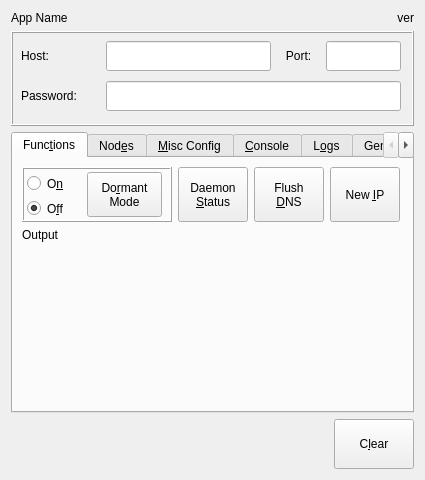
<?xml version="1.0" encoding="UTF-8"?>
<ui version="4.0">
 <class>main_tor_util</class>
 <widget class="QWidget" name="main_tor_util">
  <property name="geometry">
   <rect>
    <x>0</x>
    <y>0</y>
    <width>425</width>
    <height>480</height>
   </rect>
  </property>
  <property name="sizePolicy">
   <sizepolicy hsizetype="Expanding" vsizetype="Expanding">
    <horstretch>0</horstretch>
    <verstretch>0</verstretch>
   </sizepolicy>
  </property>
  <property name="minimumSize">
   <size>
    <width>425</width>
    <height>460</height>
   </size>
  </property>
  <property name="focusPolicy">
   <enum>Qt::StrongFocus</enum>
  </property>
  <property name="windowTitle">
   <string>TOR(The Onion Router) Utility</string>
  </property>
  <layout class="QGridLayout" name="gridLayout_3">
   <item row="0" column="1">
    <widget class="QLabel" name="label_version">
     <property name="text">
      <string>ver</string>
     </property>
     <property name="alignment">
      <set>Qt::AlignRight|Qt::AlignTrailing|Qt::AlignVCenter</set>
     </property>
    </widget>
   </item>
   <item row="3" column="1">
    <widget class="QPushButton" name="button_clear">
     <property name="sizePolicy">
      <sizepolicy hsizetype="Fixed" vsizetype="Fixed">
       <horstretch>0</horstretch>
       <verstretch>0</verstretch>
      </sizepolicy>
     </property>
     <property name="minimumSize">
      <size>
       <width>0</width>
       <height>50</height>
      </size>
     </property>
     <property name="cursor">
      <cursorShape>PointingHandCursor</cursorShape>
     </property>
     <property name="toolTip">
      <string>Clear Outputs</string>
     </property>
     <property name="text">
      <string>C&amp;lear</string>
     </property>
     <property name="icon">
      <iconset resource="../tor-util.qrc">
       <normaloff>:/action_buttons/application_buttons/clean-75.png</normaloff>:/action_buttons/application_buttons/clean-75.png</iconset>
     </property>
     <property name="flat">
      <bool>false</bool>
     </property>
    </widget>
   </item>
   <item row="0" column="0">
    <widget class="QLabel" name="label_name">
     <property name="text">
      <string>App Name</string>
     </property>
    </widget>
   </item>
   <item row="1" column="0" colspan="2">
    <widget class="QFrame" name="frame_config">
     <property name="minimumSize">
      <size>
       <width>0</width>
       <height>95</height>
      </size>
     </property>
     <property name="frameShape">
      <enum>QFrame::Box</enum>
     </property>
     <property name="frameShadow">
      <enum>QFrame::Raised</enum>
     </property>
     <widget class="QLineEdit" name="text_password_send">
      <property name="geometry">
       <rect>
        <x>95</x>
        <y>50</y>
        <width>295</width>
        <height>30</height>
       </rect>
      </property>
      <property name="toolTip">
       <string>Optional: TOR API Password. Omitted if Blank</string>
      </property>
      <property name="inputMethodHints">
       <set>Qt::ImhHiddenText|Qt::ImhNoAutoUppercase|Qt::ImhNoPredictiveText|Qt::ImhSensitiveData</set>
      </property>
      <property name="inputMask">
       <string/>
      </property>
      <property name="maxLength">
       <number>32767</number>
      </property>
      <property name="echoMode">
       <enum>QLineEdit::Password</enum>
      </property>
     </widget>
     <widget class="QLineEdit" name="text_host_send">
      <property name="geometry">
       <rect>
        <x>95</x>
        <y>10</y>
        <width>165</width>
        <height>30</height>
       </rect>
      </property>
      <property name="toolTip">
       <string>Address of TOR daemon</string>
      </property>
      <property name="inputMethodHints">
       <set>Qt::ImhNoAutoUppercase</set>
      </property>
      <property name="text">
       <string/>
      </property>
      <property name="maxLength">
       <number>64</number>
      </property>
      <property name="cursorPosition">
       <number>0</number>
      </property>
     </widget>
     <widget class="QLabel" name="label_host_send">
      <property name="geometry">
       <rect>
        <x>10</x>
        <y>10</y>
        <width>40</width>
        <height>30</height>
       </rect>
      </property>
      <property name="toolTip">
       <string>Address of TOR daemon</string>
      </property>
      <property name="text">
       <string>Host:</string>
      </property>
      <property name="alignment">
       <set>Qt::AlignLeading|Qt::AlignLeft|Qt::AlignVCenter</set>
      </property>
     </widget>
     <widget class="QLabel" name="label_port_send">
      <property name="geometry">
       <rect>
        <x>270</x>
        <y>10</y>
        <width>35</width>
        <height>30</height>
       </rect>
      </property>
      <property name="toolTip">
       <string>Port of TOR daemon</string>
      </property>
      <property name="text">
       <string>Port:</string>
      </property>
      <property name="alignment">
       <set>Qt::AlignCenter</set>
      </property>
     </widget>
     <widget class="QLineEdit" name="text_port_send">
      <property name="geometry">
       <rect>
        <x>315</x>
        <y>10</y>
        <width>75</width>
        <height>30</height>
       </rect>
      </property>
      <property name="toolTip">
       <string>Port of TOR daemon</string>
      </property>
      <property name="inputMethodHints">
       <set>Qt::ImhDigitsOnly|Qt::ImhPreferNumbers</set>
      </property>
      <property name="inputMask">
       <string notr="true">99999</string>
      </property>
      <property name="maxLength">
       <number>5</number>
      </property>
     </widget>
     <widget class="QLabel" name="label_password_send">
      <property name="geometry">
       <rect>
        <x>10</x>
        <y>50</y>
        <width>75</width>
        <height>30</height>
       </rect>
      </property>
      <property name="toolTip">
       <string>Optional: TOR API Password. Omitted if Blank</string>
      </property>
      <property name="text">
       <string>Password:</string>
      </property>
     </widget>
    </widget>
   </item>
   <item row="2" column="0" colspan="2">
    <widget class="QTabWidget" name="tabwidget_main">
     <property name="sizePolicy">
      <sizepolicy hsizetype="Expanding" vsizetype="Expanding">
       <horstretch>0</horstretch>
       <verstretch>0</verstretch>
      </sizepolicy>
     </property>
     <property name="focusPolicy">
      <enum>Qt::ClickFocus</enum>
     </property>
     <property name="toolTip">
      <string/>
     </property>
     <property name="tabPosition">
      <enum>QTabWidget::North</enum>
     </property>
     <property name="tabShape">
      <enum>QTabWidget::Rounded</enum>
     </property>
     <property name="currentIndex">
      <number>0</number>
     </property>
     <widget class="QWidget" name="tab_functions">
      <property name="toolTip">
       <string>Send API Commands to TOR Router over network</string>
      </property>
      <attribute name="title">
       <string>Func&amp;tions</string>
      </attribute>
      <layout class="QGridLayout" name="gridLayout">
       <item row="0" column="2">
        <widget class="QPushButton" name="button_flush_dns">
         <property name="sizePolicy">
          <sizepolicy hsizetype="Fixed" vsizetype="Fixed">
           <horstretch>0</horstretch>
           <verstretch>0</verstretch>
          </sizepolicy>
         </property>
         <property name="minimumSize">
          <size>
           <width>0</width>
           <height>55</height>
          </size>
         </property>
         <property name="maximumSize">
          <size>
           <width>70</width>
           <height>16777215</height>
          </size>
         </property>
         <property name="cursor">
          <cursorShape>PointingHandCursor</cursorShape>
         </property>
         <property name="text">
          <string>Flush
&amp;DNS</string>
         </property>
        </widget>
       </item>
       <item row="0" column="3">
        <widget class="QPushButton" name="button_new_ip">
         <property name="sizePolicy">
          <sizepolicy hsizetype="Fixed" vsizetype="Fixed">
           <horstretch>0</horstretch>
           <verstretch>0</verstretch>
          </sizepolicy>
         </property>
         <property name="minimumSize">
          <size>
           <width>0</width>
           <height>55</height>
          </size>
         </property>
         <property name="maximumSize">
          <size>
           <width>70</width>
           <height>16777215</height>
          </size>
         </property>
         <property name="cursor">
          <cursorShape>PointingHandCursor</cursorShape>
         </property>
         <property name="toolTip">
          <string>Execute Command</string>
         </property>
         <property name="text">
          <string>New &amp;IP</string>
         </property>
        </widget>
       </item>
       <item row="0" column="0">
        <widget class="QFrame" name="frame_dormant_mode">
         <property name="sizePolicy">
          <sizepolicy hsizetype="Fixed" vsizetype="Fixed">
           <horstretch>0</horstretch>
           <verstretch>0</verstretch>
          </sizepolicy>
         </property>
         <property name="minimumSize">
          <size>
           <width>145</width>
           <height>55</height>
          </size>
         </property>
         <property name="maximumSize">
          <size>
           <width>150</width>
           <height>16777215</height>
          </size>
         </property>
         <property name="frameShape">
          <enum>QFrame::Box</enum>
         </property>
         <property name="frameShadow">
          <enum>QFrame::Raised</enum>
         </property>
         <widget class="QRadioButton" name="radio_dormant_on">
          <property name="geometry">
           <rect>
            <x>5</x>
            <y>5</y>
            <width>50</width>
            <height>23</height>
           </rect>
          </property>
          <property name="text">
           <string>O&amp;n</string>
          </property>
         </widget>
         <widget class="QRadioButton" name="radio_dormant_off">
          <property name="geometry">
           <rect>
            <x>5</x>
            <y>30</y>
            <width>50</width>
            <height>23</height>
           </rect>
          </property>
          <property name="text">
           <string>O&amp;ff</string>
          </property>
          <property name="checked">
           <bool>true</bool>
          </property>
         </widget>
         <widget class="QPushButton" name="button_dormant_mode">
          <property name="geometry">
           <rect>
            <x>65</x>
            <y>5</y>
            <width>75</width>
            <height>45</height>
           </rect>
          </property>
          <property name="minimumSize">
           <size>
            <width>0</width>
            <height>0</height>
           </size>
          </property>
          <property name="cursor">
           <cursorShape>PointingHandCursor</cursorShape>
          </property>
          <property name="text">
           <string>Do&amp;rmant
Mode</string>
          </property>
         </widget>
        </widget>
       </item>
       <item row="0" column="1">
        <widget class="QPushButton" name="button_daemon_status">
         <property name="sizePolicy">
          <sizepolicy hsizetype="Fixed" vsizetype="Fixed">
           <horstretch>0</horstretch>
           <verstretch>0</verstretch>
          </sizepolicy>
         </property>
         <property name="minimumSize">
          <size>
           <width>0</width>
           <height>55</height>
          </size>
         </property>
         <property name="maximumSize">
          <size>
           <width>70</width>
           <height>16777215</height>
          </size>
         </property>
         <property name="cursor">
          <cursorShape>PointingHandCursor</cursorShape>
         </property>
         <property name="toolTip">
          <string>Query TOR daemon for some base states about fitness for use</string>
         </property>
         <property name="text">
          <string>Daemon
&amp;Status</string>
         </property>
        </widget>
       </item>
       <item row="1" column="0" colspan="4">
        <widget class="QLabel" name="label_send_output">
         <property name="text">
          <string>Output</string>
         </property>
         <property name="textFormat">
          <enum>Qt::PlainText</enum>
         </property>
         <property name="alignment">
          <set>Qt::AlignLeading|Qt::AlignLeft|Qt::AlignTop</set>
         </property>
         <property name="wordWrap">
          <bool>true</bool>
         </property>
        </widget>
       </item>
      </layout>
     </widget>
     <widget class="QWidget" name="tab_nodes">
      <property name="sizePolicy">
       <sizepolicy hsizetype="Expanding" vsizetype="Expanding">
        <horstretch>0</horstretch>
        <verstretch>0</verstretch>
       </sizepolicy>
      </property>
      <property name="toolTip">
       <string>Configure how TOR interacts with other nodes. Entry, Exit, and Exclude lists</string>
      </property>
      <property name="statusTip">
       <string>Configure Entry/Exit and Blocked Nodes</string>
      </property>
      <attribute name="title">
       <string>Nod&amp;es</string>
      </attribute>
      <widget class="QPushButton" name="button_nodes_send">
       <property name="geometry">
        <rect>
         <x>220</x>
         <y>10</y>
         <width>85</width>
         <height>45</height>
        </rect>
       </property>
       <property name="sizePolicy">
        <sizepolicy hsizetype="Fixed" vsizetype="Fixed">
         <horstretch>0</horstretch>
         <verstretch>0</verstretch>
        </sizepolicy>
       </property>
       <property name="minimumSize">
        <size>
         <width>0</width>
         <height>45</height>
        </size>
       </property>
       <property name="cursor">
        <cursorShape>PointingHandCursor</cursorShape>
       </property>
       <property name="text">
        <string>&amp;Send</string>
       </property>
      </widget>
      <widget class="QListWidget" name="list_excludenodes">
       <property name="geometry">
        <rect>
         <x>9</x>
         <y>86</y>
         <width>144</width>
         <height>60</height>
        </rect>
       </property>
       <property name="minimumSize">
        <size>
         <width>0</width>
         <height>0</height>
        </size>
       </property>
       <item>
        <property name="text">
         <string>Item1</string>
        </property>
       </item>
       <item>
        <property name="text">
         <string>NodeName</string>
        </property>
       </item>
       <item>
        <property name="text">
         <string>8pgqGc3NFoa9poRy4q1s9URjotHDe7RL</string>
        </property>
       </item>
      </widget>
      <widget class="QLabel" name="label_excludenodes">
       <property name="geometry">
        <rect>
         <x>9</x>
         <y>60</y>
         <width>111</width>
         <height>20</height>
        </rect>
       </property>
       <property name="minimumSize">
        <size>
         <width>0</width>
         <height>20</height>
        </size>
       </property>
       <property name="text">
        <string>Exclude Nodes</string>
       </property>
      </widget>
      <widget class="QPushButton" name="button_nodes_recieve">
       <property name="geometry">
        <rect>
         <x>310</x>
         <y>10</y>
         <width>85</width>
         <height>45</height>
        </rect>
       </property>
       <property name="sizePolicy">
        <sizepolicy hsizetype="Fixed" vsizetype="Fixed">
         <horstretch>0</horstretch>
         <verstretch>0</verstretch>
        </sizepolicy>
       </property>
       <property name="minimumSize">
        <size>
         <width>0</width>
         <height>45</height>
        </size>
       </property>
       <property name="cursor">
        <cursorShape>PointingHandCursor</cursorShape>
       </property>
       <property name="text">
        <string>&amp;Recieve</string>
       </property>
      </widget>
      <widget class="QPushButton" name="button_node_explorer">
       <property name="geometry">
        <rect>
         <x>10</x>
         <y>10</y>
         <width>81</width>
         <height>45</height>
        </rect>
       </property>
       <property name="minimumSize">
        <size>
         <width>0</width>
         <height>45</height>
        </size>
       </property>
       <property name="cursor">
        <cursorShape>PointingHandCursor</cursorShape>
       </property>
       <property name="toolTip">
        <string>Open Node Explorer Window</string>
       </property>
       <property name="text">
        <string>&amp;Node
Explorer</string>
       </property>
      </widget>
     </widget>
     <widget class="QWidget" name="tab_misc_config">
      <property name="toolTip">
       <string>Set MISC torrc options in the daemon</string>
      </property>
      <attribute name="title">
       <string>&amp;Misc Config</string>
      </attribute>
     </widget>
     <widget class="QWidget" name="tab_console">
      <property name="toolTip">
       <string>Send and Recieve raw API commands</string>
      </property>
      <attribute name="title">
       <string>&amp;Console</string>
      </attribute>
      <layout class="QGridLayout" name="gridLayout_4">
       <item row="0" column="0">
        <widget class="QLineEdit" name="text_console_input">
         <property name="inputMethodHints">
          <set>Qt::ImhLatinOnly|Qt::ImhNoAutoUppercase|Qt::ImhNoPredictiveText</set>
         </property>
        </widget>
       </item>
       <item row="0" column="1">
        <widget class="QPushButton" name="button_console_send">
         <property name="minimumSize">
          <size>
           <width>0</width>
           <height>0</height>
          </size>
         </property>
         <property name="cursor">
          <cursorShape>PointingHandCursor</cursorShape>
         </property>
         <property name="text">
          <string>&amp;Send</string>
         </property>
         <property name="icon">
          <iconset theme="player_play">
           <normaloff>.</normaloff>.</iconset>
         </property>
        </widget>
       </item>
       <item row="1" column="0" colspan="2">
        <widget class="QPlainTextEdit" name="text_console_output">
         <property name="font">
          <font>
           <family>Monospace</family>
          </font>
         </property>
         <property name="textInteractionFlags">
          <set>Qt::TextSelectableByKeyboard|Qt::TextSelectableByMouse</set>
         </property>
        </widget>
       </item>
      </layout>
     </widget>
     <widget class="QWidget" name="tab_logs">
      <property name="toolTip">
       <string>Review TOR Daemon Logs</string>
      </property>
      <attribute name="title">
       <string>L&amp;ogs</string>
      </attribute>
     </widget>
     <widget class="QWidget" name="tab_gen_password_hash">
      <property name="sizePolicy">
       <sizepolicy hsizetype="Expanding" vsizetype="Expanding">
        <horstretch>0</horstretch>
        <verstretch>0</verstretch>
       </sizepolicy>
      </property>
      <property name="toolTip">
       <string>Generate API Password for torrc</string>
      </property>
      <attribute name="title">
       <string>Generate &amp;Password</string>
      </attribute>
      <layout class="QGridLayout" name="gridLayout_2">
       <item row="0" column="0">
        <widget class="QLabel" name="label_password_hash">
         <property name="toolTip">
          <string>Password to hash</string>
         </property>
         <property name="text">
          <string>Password:</string>
         </property>
        </widget>
       </item>
       <item row="0" column="1">
        <widget class="QLineEdit" name="text_password_hash">
         <property name="toolTip">
          <string>Password to hash</string>
         </property>
         <property name="inputMethodHints">
          <set>Qt::ImhHiddenText|Qt::ImhNoAutoUppercase|Qt::ImhNoPredictiveText|Qt::ImhSensitiveData</set>
         </property>
         <property name="text">
          <string/>
         </property>
         <property name="maxLength">
          <number>64</number>
         </property>
         <property name="echoMode">
          <enum>QLineEdit::Password</enum>
         </property>
        </widget>
       </item>
       <item row="0" column="2">
        <widget class="QPushButton" name="button_gen_password_hash">
         <property name="sizePolicy">
          <sizepolicy hsizetype="Fixed" vsizetype="Fixed">
           <horstretch>0</horstretch>
           <verstretch>0</verstretch>
          </sizepolicy>
         </property>
         <property name="minimumSize">
          <size>
           <width>0</width>
           <height>55</height>
          </size>
         </property>
         <property name="cursor">
          <cursorShape>PointingHandCursor</cursorShape>
         </property>
         <property name="toolTip">
          <string>Generate Hash For torrc From Password</string>
         </property>
         <property name="text">
          <string>&amp;Generate</string>
         </property>
         <property name="icon">
          <iconset theme="applications-system">
           <normaloff>.</normaloff>.</iconset>
         </property>
        </widget>
       </item>
       <item row="1" column="0" colspan="3">
        <widget class="QPlainTextEdit" name="text_output_hash">
         <property name="font">
          <font>
           <family>Monospace</family>
          </font>
         </property>
         <property name="focusPolicy">
          <enum>Qt::ClickFocus</enum>
         </property>
         <property name="toolTip">
          <string>Generated Hash. Paste This in torrc</string>
         </property>
         <property name="textInteractionFlags">
          <set>Qt::TextSelectableByKeyboard|Qt::TextSelectableByMouse</set>
         </property>
        </widget>
       </item>
      </layout>
     </widget>
    </widget>
   </item>
  </layout>
  <action name="action_gen_password">
   <property name="text">
    <string>_gen_password</string>
   </property>
  </action>
  <action name="action_clear_display">
   <property name="text">
    <string>_clear_display</string>
   </property>
   <property name="shortcut">
    <string>Ctrl+Shift+C</string>
   </property>
  </action>
  <action name="action_exit_cleanup">
   <property name="text">
    <string>_exit_cleanup</string>
   </property>
  </action>
  <action name="action_console_send">
   <property name="text">
    <string>_console_send</string>
   </property>
  </action>
  <action name="action_new_ip">
   <property name="text">
    <string>_new_ip</string>
   </property>
   <property name="shortcut">
    <string>Ctrl+I</string>
   </property>
  </action>
  <action name="action_daemon_status">
   <property name="text">
    <string>_daemon_status</string>
   </property>
  </action>
  <action name="action_dormant_mode">
   <property name="text">
    <string>_dormant_mode</string>
   </property>
  </action>
  <action name="action_flush_dns">
   <property name="text">
    <string>_flush_dns</string>
   </property>
  </action>
  <action name="action_open_node_explorer">
   <property name="text">
    <string>_open_node_explorer</string>
   </property>
  </action>
 </widget>
 <tabstops>
  <tabstop>text_host_send</tabstop>
  <tabstop>text_port_send</tabstop>
  <tabstop>text_password_send</tabstop>
  <tabstop>radio_dormant_on</tabstop>
  <tabstop>radio_dormant_off</tabstop>
  <tabstop>button_dormant_mode</tabstop>
  <tabstop>text_console_input</tabstop>
  <tabstop>button_console_send</tabstop>
  <tabstop>text_console_output</tabstop>
  <tabstop>text_password_hash</tabstop>
  <tabstop>button_gen_password_hash</tabstop>
  <tabstop>button_clear</tabstop>
 </tabstops>
 <resources>
  <include location="../tor-util.qrc"/>
 </resources>
 <connections>
  <connection>
   <sender>main_tor_util</sender>
   <signal>destroyed()</signal>
   <receiver>action_exit_cleanup</receiver>
   <slot>trigger()</slot>
   <hints>
    <hint type="sourcelabel">
     <x>209</x>
     <y>229</y>
    </hint>
    <hint type="destinationlabel">
     <x>-1</x>
     <y>-1</y>
    </hint>
   </hints>
  </connection>
  <connection>
   <sender>button_clear</sender>
   <signal>clicked()</signal>
   <receiver>action_clear_display</receiver>
   <slot>trigger()</slot>
   <hints>
    <hint type="sourcelabel">
     <x>382</x>
     <y>434</y>
    </hint>
    <hint type="destinationlabel">
     <x>-1</x>
     <y>-1</y>
    </hint>
   </hints>
  </connection>
  <connection>
   <sender>button_gen_password_hash</sender>
   <signal>clicked()</signal>
   <receiver>action_gen_password</receiver>
   <slot>trigger()</slot>
   <hints>
    <hint type="sourcelabel">
     <x>366</x>
     <y>106</y>
    </hint>
    <hint type="destinationlabel">
     <x>-1</x>
     <y>-1</y>
    </hint>
   </hints>
  </connection>
  <connection>
   <sender>button_new_ip</sender>
   <signal>clicked()</signal>
   <receiver>action_new_ip</receiver>
   <slot>trigger()</slot>
   <hints>
    <hint type="sourcelabel">
     <x>366</x>
     <y>202</y>
    </hint>
    <hint type="destinationlabel">
     <x>-1</x>
     <y>-1</y>
    </hint>
   </hints>
  </connection>
  <connection>
   <sender>button_flush_dns</sender>
   <signal>clicked()</signal>
   <receiver>action_flush_dns</receiver>
   <slot>trigger()</slot>
   <hints>
    <hint type="sourcelabel">
     <x>289</x>
     <y>202</y>
    </hint>
    <hint type="destinationlabel">
     <x>-1</x>
     <y>-1</y>
    </hint>
   </hints>
  </connection>
  <connection>
   <sender>button_daemon_status</sender>
   <signal>clicked()</signal>
   <receiver>action_daemon_status</receiver>
   <slot>trigger()</slot>
   <hints>
    <hint type="sourcelabel">
     <x>212</x>
     <y>202</y>
    </hint>
    <hint type="destinationlabel">
     <x>-1</x>
     <y>-1</y>
    </hint>
   </hints>
  </connection>
  <connection>
   <sender>button_console_send</sender>
   <signal>clicked()</signal>
   <receiver>action_console_send</receiver>
   <slot>trigger()</slot>
   <hints>
    <hint type="sourcelabel">
     <x>362</x>
     <y>189</y>
    </hint>
    <hint type="destinationlabel">
     <x>-1</x>
     <y>-1</y>
    </hint>
   </hints>
  </connection>
  <connection>
   <sender>button_node_explorer</sender>
   <signal>clicked()</signal>
   <receiver>action_open_node_explorer</receiver>
   <slot>trigger()</slot>
   <hints>
    <hint type="sourcelabel">
     <x>61</x>
     <y>198</y>
    </hint>
    <hint type="destinationlabel">
     <x>-1</x>
     <y>-1</y>
    </hint>
   </hints>
  </connection>
  <connection>
   <sender>text_password_hash</sender>
   <signal>returnPressed()</signal>
   <receiver>action_gen_password</receiver>
   <slot>trigger()</slot>
   <hints>
    <hint type="sourcelabel">
     <x>205</x>
     <y>201</y>
    </hint>
    <hint type="destinationlabel">
     <x>-1</x>
     <y>-1</y>
    </hint>
   </hints>
  </connection>
  <connection>
   <sender>text_console_input</sender>
   <signal>returnPressed()</signal>
   <receiver>action_console_send</receiver>
   <slot>trigger()</slot>
   <hints>
    <hint type="sourcelabel">
     <x>166</x>
     <y>189</y>
    </hint>
    <hint type="destinationlabel">
     <x>-1</x>
     <y>-1</y>
    </hint>
   </hints>
  </connection>
 </connections>
</ui>
